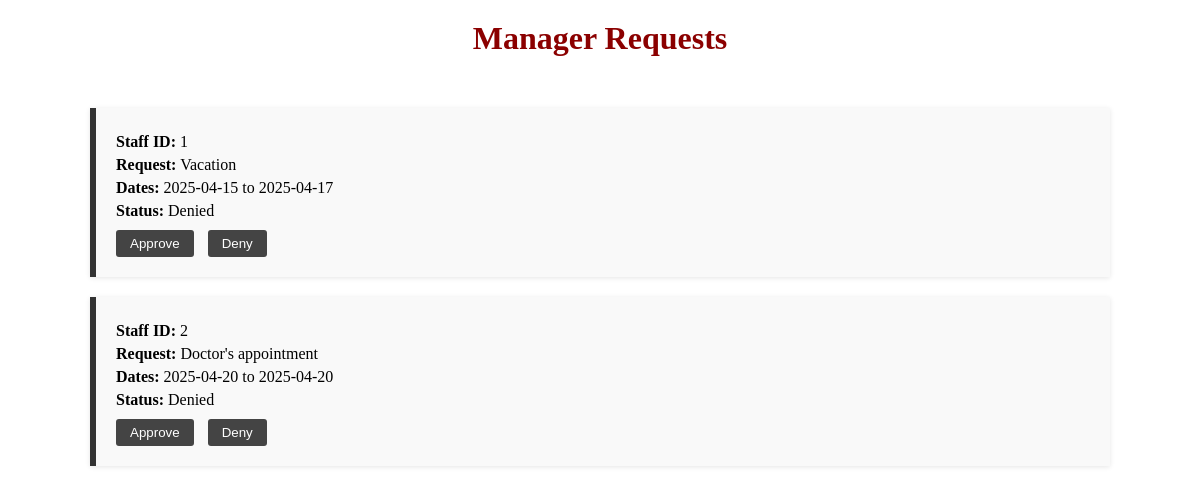
Before: /manager/requests with the older database file.
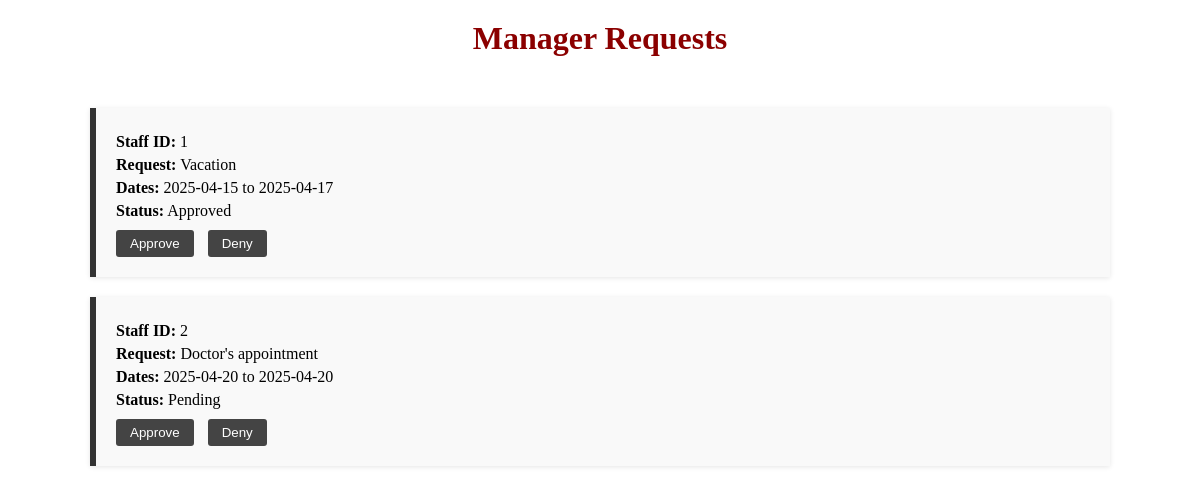
After: the same page with the newer database file.
### app/models.py (models this page shows)
class RequestTimeOff(db.Model):
    id = db.Column(db.Integer, primary_key=True)
    staff_id = db.Column(db.Integer, db.ForeignKey('staff.id'))
    request_start = db.Column(db.DateTime)
    request_end = db.Column(db.DateTime)
    reason = db.Column(db.String(1000))
    status = db.Column(db.String(255))

### app/routes/manager_routes.py (the view)
@manager_bp.route('/requests')
def requests_manager():
    requests = ManagerRequestLogic.get_all_requests()
    return render_template('requests_manager.html', requests=requests)

### app/logic/base_crud.py (called while the page is built)
    @staticmethod
    def get_all(model):
        return model.query.all() # return all table content

### app/logic/manager_requests_logic.py (called while the page is built)
    @staticmethod
    def get_all_requests():
        return BaseCRUD.get_all(RequestTimeOff)

### templates/requests_manager.html (shortened to what this page needs)
<!DOCTYPE html>
<html lang="en">
<head>
    <link rel="stylesheet" href="{{ url_for('static', filename='css/style.css') }}">
</head>
<body>
    <h1>Manager Requests</h1>
    <div class="request-container">
        {% for req in requests %}
        <div class="request-card">
            <p><strong>Staff ID:</strong> {{ req.staff_id }}</p>
            <p><strong>Request:</strong> {{ req.reason }}</p>
            <p><strong>Dates:</strong> {{ req.request_start.date() }} to {{ req.request_end.date() }}</p>
            <p><strong>Status:</strong> {{ req.status }}</p>
            <div class="actions">
                <form method="post" action="{{ url_for('manager.approve_request', request_id=req.id) }}">
                    <button type="submit">Approve</button>
                </form>
                <form method="post" action="{{ url_for('manager.deny_request', request_id=req.id) }}">
                    <button type="submit">Deny</button>
                </form>
            </div>
        </div>
        {% else %}
        <p style="text-align:center;">No requests found.</p>
        {% endfor %}
    </div>
</body>
</html>

### static/css/style.css (style rules this page uses)
html, body { height: 100%; margin: 0; }
body { display: flex; flex-direction: column; }

### templates/requests_manager.html (style rules this page uses)
h1 { text-align: center; margin-top: 20px; color: #8B0000; }
.request-container { width: 85%; margin: 30px auto; }
.request-card { background-color: #f9f9f9; border-left: 6px solid #333; padding: 20px; margin-bottom: 20px; box-shadow: 0 1px 5px rgba(0,0,0,0.1); }
.request-card p { margin: 5px 0; }
.actions { margin-top: 10px; }
.actions form { display: inline; }
.actions button { padding: 6px 14px; margin-right: 10px; background-color: #444; color: white; border: none; border-radius: 3px; cursor: pointer; }

Changed rows visible on the page:
changed RequestTimeOff "Vacation": status "Denied" → "Approved"
changed RequestTimeOff "Doctor's appointment": status "Denied" → "Pending"
